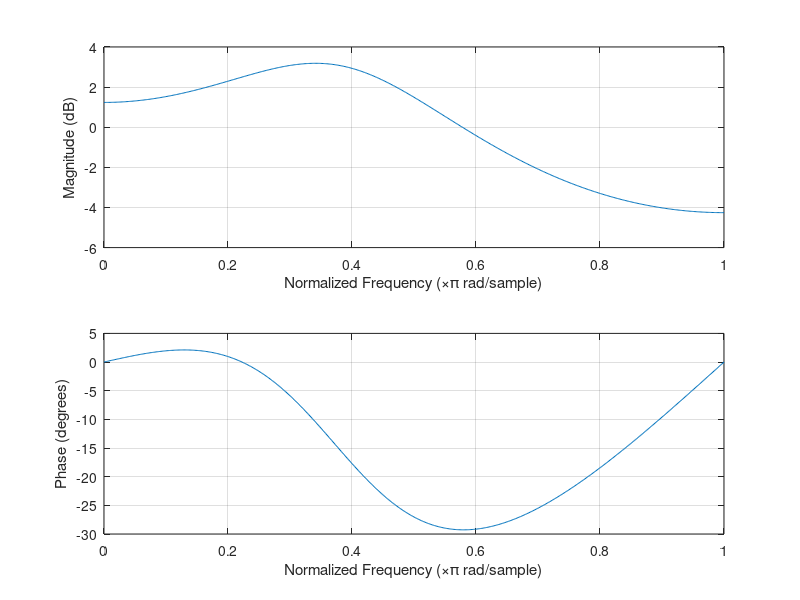

This chart was generated by the following MATLAB code:
% filterDesign.m
% Raymond Plasse
% AET-5420
% 4/17/2024

clear; clc; close all;

%% 1st order filter design:

% E.g. #1: -6dB cut @ 0Hz
h = [1 -0.5];
G = abs(1) + abs(-0.5); % ensure unity gain
h = h/G;
freqz(h);

% E.g. #2: +6dB boost @ Nyq
b = 1; % taken from H[z]
a = [1 0.5]; % taken from H[z]
freqz(b,a);
% filter(b,a,x) % where x is signal

%% 2nd order filter design:

% E.g. #3: cut @ 6kHz
roots = [0.5 + 0.5j ; 0.5 - 0.5j]; % complex conjugates
h = poly(roots);
freqz(h);
% fvtool(h);
% zplane(h,1); % just pole-zero plot, needs values for both b & a

% E.g. #4: boost @ 9kHz
theta = (3/8) * pi; % need to determine angle in radians to find Re & Im parts
re = 0.5 * cos(theta);
im = 0.5 * sin(theta);

roots = [re + im*j ; re - im*j];
b = 1;
a = poly(roots)
freqz(b,a);
% zplane(b,a);